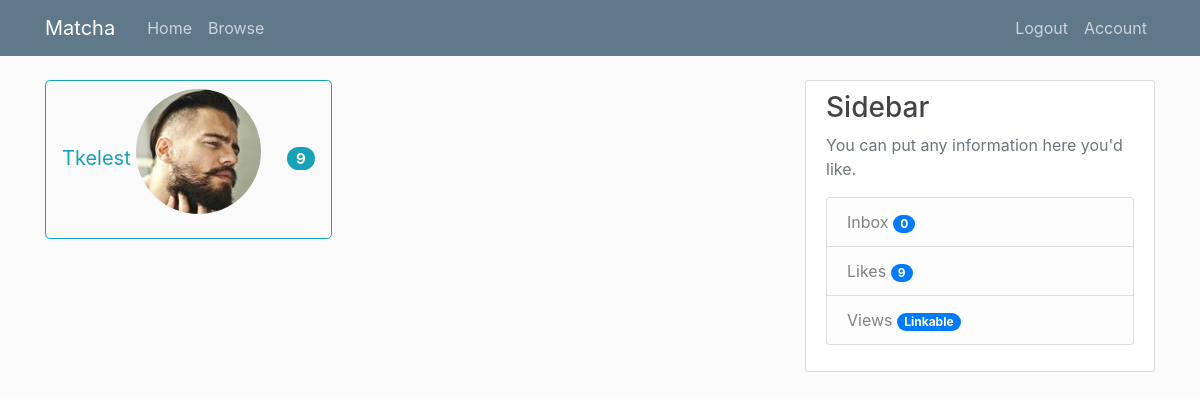
/inbox (signed in), run on the app's committed database.
### tables this page shows
CREATE TABLE likes (
            id INTEGER PRIMARY KEY AUTOINCREMENT,
            liked_user INTEGER NULL,
            user_id INTEGER NOT NULL,
            FOREIGN KEY (user_id)
                REFERENCES users (user_id) 
            );

CREATE TABLE users (
            user_id INTEGER PRIMARY KEY AUTOINCREMENT,
            firstname TEXT NOT NULL,
            lastname TEXT NOT NULL,
            age INTEGER NOT NULL,
            birthdate TEXT NOT NULL,
            username TEXT NOT NULL,
            email TEXT NOT NULL,
            password TEXT NOT NULL,
            gender TEXT NOT NULL,
            sexual_pref TEXT NULL,
            biography TEXT NULL,
            famerating INTEGER DEFAULT 100,
            image_file_p TEXT DEFAULT "default.jpg",
            image_file_1 TEXT NULL,
            image_file_2 TEXT NULL,
            image_file_3 TEXT NULL,
            image_file_4 TEXT NULL,
            image_file_5 TEXT NULL
            );

### matcha/routes.py (the view)
@app.route('/inbox')
@login_required
def inbox():
    conn = sql.connect('matcha\\users.db')
    cur = conn.cursor()
    cur.execute("SELECT * FROM likes WHERE likes.user_id=:currentuser", {'currentuser': current_user.user_id})
    users_liked = cur.fetchall()
    print('Likes BY Current user:            ', users_liked)
    cur.execute("SELECT likes.liked_user, likes.user_id, users.username, users.image_file_p FROM likes, users WHERE likes.liked_user=:currentuser AND likes.user_id=users.user_id", {'currentuser': current_user.user_id})
    users_likedby = cur.fetchall()
    print('Likes FROM Users -> Current user: ', users_likedby)
    true_likes = []
    for index, like in enumerate(users_liked):
        try:
            if like[1] == users_likedby[index][1]:
                true_likes.append(users_likedby[index])
        except IndexError:
            pass
    conn.close()
    return render_template('inbox.html', title='Inbox', users=true_likes) #user_images=user_images)

### matcha/classes.py (called while the page is built)
    def __repr__(self):
        return "User('{}', '{}', '{}', '{}', '{}', '{}', '{}', '{}', '{}', '{}', '{}', {}, {}, {}, {}, {}, {}, {})".format(
        self.user_id, self.firstname, self.lastname, self.age, self.birthdate,
        self.username, self.email, self.password, self.gender, self.sexual_pref,
        self.biography, self.famerating, self.image_file_p, self.image_file_1,
        self.image_file_2, self.image_file_3, self.image_file_4, self.image_file_5)

### matcha/models.py (called while the page is built)
@login_manager.user_loader
def load_user(id):
    conn = sql.connect('matcha\\users.db')
    cur = conn.cursor()
    cur.execute("SELECT * from users where email = (?)", [id])
    userrow = cur.fetchone()
    print ('id ', id)
    print ('fetchone ', userrow)
    user = User(userrow[0], userrow[1], userrow[2], userrow[3], userrow[4],
            userrow[5], userrow[6], userrow[7], userrow[8], userrow[9],
            userrow[10], userrow[11], userrow[12], userrow[13], userrow[14],
            userrow[15], userrow[16], userrow[17])
    print('return id', user)
    return (user)

### matcha/templates/inbox.html (shortened to what this page needs)
{% extends "layout.html" %}
{% block content %}
{% for user in users %}
    <a href="{{ url_for('messages') }}" role="button" class="btn btn-outline-info btn-lg">{{ user[2] }}
        <img class="rounded-circle account-img" src="/static/profile_pics/{{ user[3] }}">
        <span class="badge badge-pill badge-info">9</span>
    </a>
{% endfor %}
{% endblock content %}

### matcha/static/main.css (style rules this page uses)
body { background: #fafafa; color: #333333; margin-top: 5rem; }
.account-img { height: 125px; width: 125px; margin-right: 20px; margin-bottom: 16px; }

### data on the page
likes: username "Tkelest", image_file_p (picture)

### other printed values
{{ posts|length }} "0"
